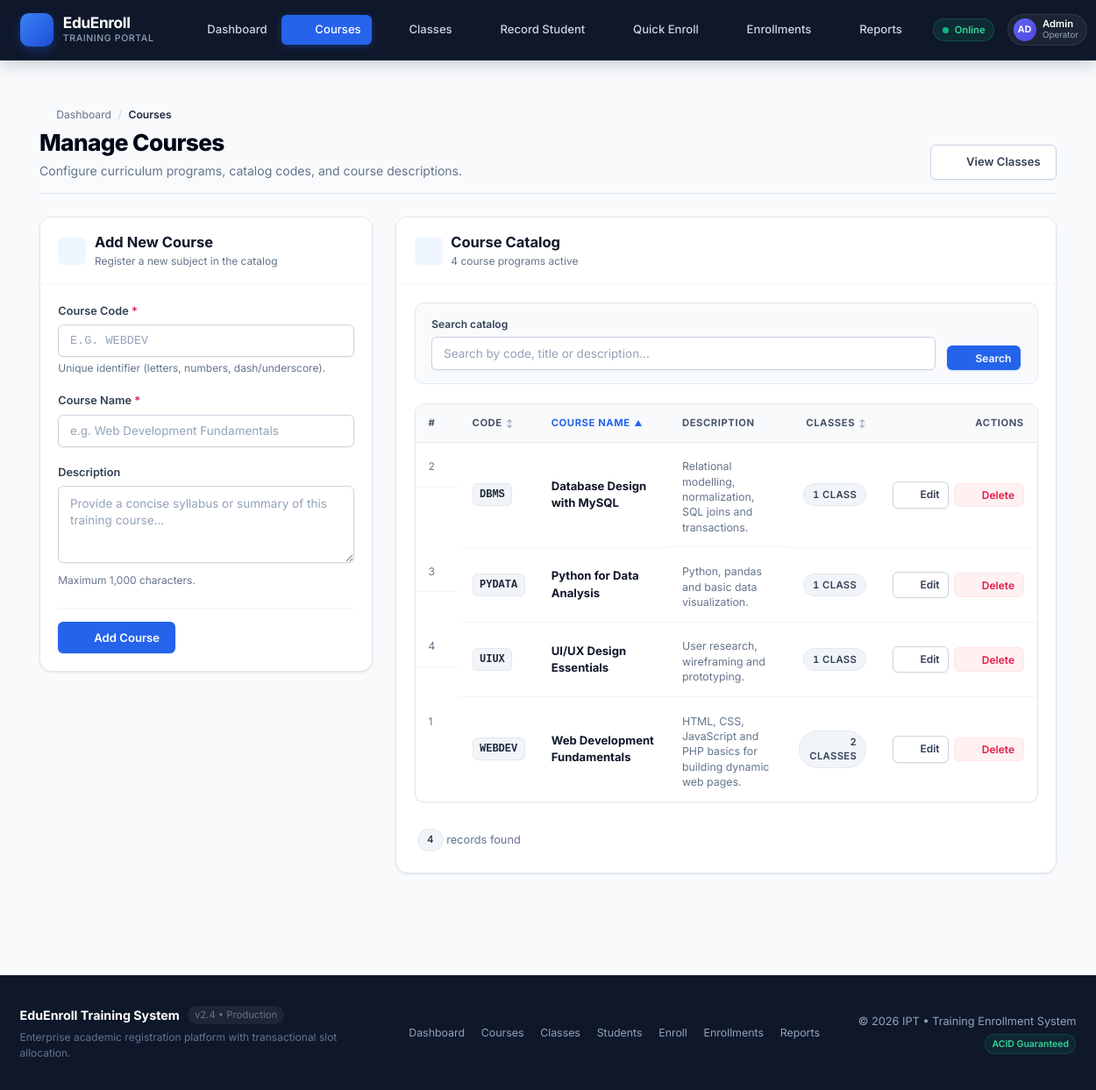
Screenshot of /admin/courses.php with the database file from the repository.
### tables this page shows
CREATE TABLE courses (
    course_id   INT AUTO_INCREMENT PRIMARY KEY,
    course_code VARCHAR(20) NOT NULL UNIQUE,
    course_name VARCHAR(100) NOT NULL,
    description TEXT
);

### classes/Course.php (called while the page is built, shortened)
<?php
require_once __DIR__ . '/Paginator.php';
class Course {
    private $db;
    public function __construct(PDO $db) { $this->db = $db; }
    public function search($q = '', $sort = 'course_name', $dir = 'asc', $page = 1, $perPage = 10) {
        $sortMap = [
            'course_code' => 'co.course_code',
            'course_name' => 'co.course_name',
            'class_count' => 'class_count',
        ];
        $sort = Paginator::pick($sort, array_keys($sortMap), 'course_name');
        $dir  = strtoupper(Paginator::dir($dir));
        $where = '';
        $params = [];
        $stmt = $this->db->prepare("SELECT COUNT(*) FROM courses co $where");
        $stmt->execute($params);
        $win = Paginator::window($stmt->fetchColumn(), $page, $perPage);
        $sql = "SELECT co.course_id, co.course_code, co.course_name, co.description,
                       COUNT(c.class_id) AS class_count
                  FROM courses co
             LEFT JOIN classes c ON c.course_id = co.course_id
                $where
              GROUP BY co.course_id, co.course_code, co.course_name, co.description
              ORDER BY {$sortMap[$sort]} $dir, co.course_id ASC
                 LIMIT {$win['perPage']} OFFSET {$win['offset']}";
        $stmt = $this->db->prepare($sql);
        $stmt->execute($params);
        return ['rows' => $stmt->fetchAll(), 'sort' => $sort, 'dir' => strtolower($dir)] + $win;
    }
}

### classes/Paginator.php (called while the page is built)
<?php
class Paginator {
    public static function window($total, $page, $perPage) {
        $perPage = max(1, (int) $perPage);
        $total   = max(0, (int) $total);
        $pages   = max(1, (int) ceil($total / $perPage));
        $page    = min(max(1, (int) $page), $pages);
        return [
            'page'    => $page,
            'pages'   => $pages,
            'perPage' => $perPage,
            'offset'  => ($page - 1) * $perPage,
            'total'   => $total,
        ];
    }
    public static function pick($value, array $allowed, $default) {
        return in_array($value, $allowed, true) ? $value : $default;
    }
    public static function dir($value, $default = 'asc') {
        $value = strtolower((string) $value);
        return in_array($value, ['asc', 'desc'], true) ? $value : $default;
    }
}

### admin/courses.php (the view, shortened to what this page needs)
<?php
require_once __DIR__ . '/../config/db.php';
require_once __DIR__ . '/../includes/helpers.php';
require_once __DIR__ . '/../classes/Course.php';
$courses = new Course($db);
$form    = ['course_id' => 0, 'course_code' => '', 'course_name' => '', 'description' => ''];
$q      = get_str('q');
$result = $courses->search($q, $_GET['sort'] ?? 'course_name', $_GET['dir'] ?? 'asc', (int) ($_GET['page'] ?? 1), 6);
require_once __DIR__ . '/../includes/header.php';
?>
<div class="page-header">
    <div class="page-header-content">
        <nav class="breadcrumb" aria-label="Breadcrumb">
            <a href="../index.php"><?= icon('home', '', 14) ?> Dashboard</a>
            <span class="sep">/</span>
            <span class="current">Courses</span>
        </nav>
        <h1 class="page-title">Manage Courses</h1>
        <p class="page-subtitle">Configure curriculum programs, catalog codes, and course descriptions.</p>
    </div>
    <div class="page-header-actions">
        <a href="classes.php" class="btn btn-secondary">
            <?= icon('calendar', '', 16) ?>
            <span>View Classes</span>
        </a>
    </div>
</div>
<div class="page-grid-2col">
    <div class="grid-col-form">
        <div class="card">
            <div class="card-header">
                <div class="card-title-group">
                    <div class="card-title-icon">
                        <?= icon($form['course_id'] ? 'edit' : 'plus', '', 18) ?>
                    </div>
                    <div>
                        <h2 class="card-title"><?= $form['course_id'] ? 'Edit Course' : 'Add New Course' ?></h2>
                        <div class="card-subtitle"><?= $form['course_id'] ? 'Update existing program details' : 'Register a new subject in the catalog' ?></div>
                    </div>
                </div>
            </div>
            <div class="card-body">
                <form method="post" action="courses.php" class="stacked">
                    <div class="form-group">
                        <label for="course_code" class="form-label-required">Course Code</label>
                        <input type="text" id="course_code" name="course_code" maxlength="20" required
                               value="<?= e($form['course_code']) ?>" placeholder="e.g. WEBDEV"
                               style="font-family: monospace; text-transform: uppercase;">
                        <span class="form-hint">Unique identifier (letters, numbers, dash/underscore).</span>
                    </div>
                    <div class="form-group">
                        <label for="course_name" class="form-label-required">Course Name</label>
                        <input type="text" id="course_name" name="course_name" maxlength="100" required
                               value="<?= e($form['course_name']) ?>" placeholder="e.g. Web Development Fundamentals">
                    </div>
                    <div class="form-group">
                        <label for="description">Description</label>
                        <textarea id="description" name="description" maxlength="1000"
                                  placeholder="Provide a concise syllabus or summary of this training course..."><?= e($form['description']) ?></textarea>
                        <span class="form-hint">Maximum 1,000 characters.</span>
                    </div>
                    <div class="form-actions">
                        <button type="submit" class="btn btn-primary">
                            <?= icon($form['course_id'] ? 'check' : 'plus', '', 16) ?>
                            <span><?= $form['course_id'] ? 'Update Course' : 'Add Course' ?></span>
                        </button>
                    </div>
                </form>
            </div>
        </div>
    </div>
    <div class="grid-col-table">
        <div class="card">
            <div class="card-header">
                <div class="card-title-group">
                    <div class="card-title-icon">
                        <?= icon('book', '', 18) ?>
                    </div>
                    <div>
                        <h2 class="card-title">Course Catalog</h2>
                        <div class="card-subtitle"><?= (int) $result['total'] ?> course program<?= $result['total'] === 1 ? '' : 's' ?> active</div>
                    </div>
                </div>
            </div>
            <div class="card-body">
                <form method="get" class="filters-toolbar">
                    <div class="filter-group">
                        <label for="q">Search catalog</label>
                        <input type="text" id="q" name="q" value="<?= e($q) ?>" placeholder="Search by code, title or description...">
                    </div>
                    <div class="filter-actions">
                        <button type="submit" class="btn btn-primary btn-small">
                            <?= icon('search', '', 15) ?> Search
                        </button>
                    </div>
                </form>
                <div class="table-responsive">
                    <table>
                        <thead>
                            <tr>
                                <th style="width: 50px;">#</th>
                                <th><?= sort_link('Code', 'course_code', $result['sort'], $result['dir']) ?></th>
                                <th><?= sort_link('Course Name', 'course_name', $result['sort'], $result['dir']) ?></th>
                                <th>Description</th>
                                <th class="num"><?= sort_link('Classes', 'class_count', $result['sort'], $result['dir']) ?></th>
                                <th style="text-align: right; width: 140px;">Actions</th>
                            </tr>
                        </thead>
                        <tbody>
                        <?php foreach ($result['rows'] as $row): ?>
                            <tr>
                                <td class="muted"><?= (int) $row['course_id'] ?></td>
                                <td><span class="code-badge"><?= e($row['course_code']) ?></span></td>
                                <td><strong style="color: var(--slate-900);"><?= e($row['course_name']) ?></strong></td>
                                <td class="muted" style="max-width: 260px; font-size: 0.825rem;"><?= e($row['description'] ?: '—') ?></td>
                                <td class="num">
                                    <span class="badge badge-neutral"><?= (int) $row['class_count'] ?> class<?= (int) $row['class_count'] === 1 ? '' : 'es' ?></span>
                                </td>
                                <td>
                                    <div class="table-actions" style="justify-content: flex-end;">
                                        <a class="btn btn-secondary btn-small" href="<?= e(qs(['edit' => $row['course_id']])) ?>" title="Edit Course">
                                            <?= icon('edit', '', 14) ?> Edit
                                        </a>
                                        <form method="post" action="courses.php" class="inline"
                                              onsubmit="return confirm('Are you sure you want to delete course <?= e($row['course_code']) ?>?');">
                                            <button type="submit" class="btn btn-danger btn-small" title="Delete Course">
                                                <?= icon('trash', '', 14) ?> Delete
                                            </button>
                                        </form>
                                    </div>
                                </td>
                            </tr>
                        <?php endforeach; ?>
                        </tbody>
                    </table>
                </div>
                <?= pager($result) ?>
            </div>
        </div>
    </div>
</div>
<?php require_once __DIR__ . '/../includes/footer.php'; ?>

### includes/helpers.php (shortened to what this page needs)
<?php
function e($value) {
    return htmlspecialchars((string) $value, ENT_QUOTES, 'UTF-8');
}
function icon($name, $class = 'icon', $size = 18) {
    $body = $icons[$name] ?? $icons['info'];
    return '<svg class="' . e($class) . '" width="' . (int)$size . '" height="' . (int)$size . '" viewBox="0 0 24 24" fill="none" stroke="currentColor" stroke-width="2" stroke-linecap="round" stroke-linejoin="round">' . $body . '</svg>';
}
function get_str($key) {
    return trim((string) ($_GET[$key] ?? ''));
}
function qs(array $override = [], array $remove = []) {
    $p = array_merge($_GET, $override);
    foreach ($remove as $k) {
        unset($p[$k]);
    }
    return '?' . http_build_query($p);
}
function sort_link($label, $column, $currentSort, $currentDir) {
    $nextDir = ($currentSort === $column && $currentDir === 'asc') ? 'desc' : 'asc';
    $arrow = '<span class="sort-icon-neutral">↕</span>';
    $activeClass = '';
    if ($currentSort === $column) {
        $arrow = $currentDir === 'asc'
            ? '<span class="sort-icon-active asc">▲</span>'
            : '<span class="sort-icon-active desc">▼</span>';
        $activeClass = ' sorted-active';
    }
    $href = qs(['sort' => $column, 'dir' => $nextDir, 'page' => 1], ['edit']);
    return '<a class="table-sort-link' . $activeClass . '" href="' . e($href) . '">' . e($label) . ' ' . $arrow . '</a>';
}
function pager(array $win) {
    if ($win['pages'] <= 1) {
        return '<div class="pagination-container"><div class="pagination-info"><span class="badge badge-neutral">' . (int) $win['total'] . '</span> record' . ($win['total'] === 1 ? '' : 's') . ' found</div></div>';
    }
    $startItem = (($win['page'] - 1) * $win['perPage']) + 1;
    $endItem   = min($win['total'], $win['page'] * $win['perPage']);
    $html = '<div class="pagination-container">';
    $html .= '<div class="pagination-info">Showing <strong>' . $startItem . '&ndash;' . $endItem . '</strong> of <strong>' . (int) $win['total'] . '</strong> records</div>';
    $html .= '<nav class="pager" aria-label="Pagination">';
    $html .= '</nav></div>';
    return $html;
}

### rows the page displays
courses: course_id "2", course_code "DBMS", course_name "Database Design with MySQL", description "Relational modelling, normalization, SQL joins and transactions.", class_count "1", $size 14 (drawn)
courses: course_id "3", course_code "PYDATA", course_name "Python for Data Analysis", description "Python, pandas and basic data visualization.", class_count "1", $size 14 (drawn)
courses: course_id "4", course_code "UIUX", course_name "UI/UX Design Essentials", description "User research, wireframing and prototyping.", class_count "1", $size 14 (drawn)
courses: course_id "1", course_code "WEBDEV", course_name "Web Development Fundamentals", description "HTML, CSS, JavaScript and PHP basics for building dynamic web pages.", class_count "2", shows "ES", $size 14 (drawn)

### other values shown
$item['title'] "Dashboard"
$item['title'] "Courses"
$item['title'] "Classes"
$item['title'] "Record Student"
$item['title'] "Quick Enroll"
$item['title'] "Enrollments"
$item['title'] "Reports"
$result['total'] "4"
$label "CODE COURSE NAME CLASSES"
$win['total'] "4"
